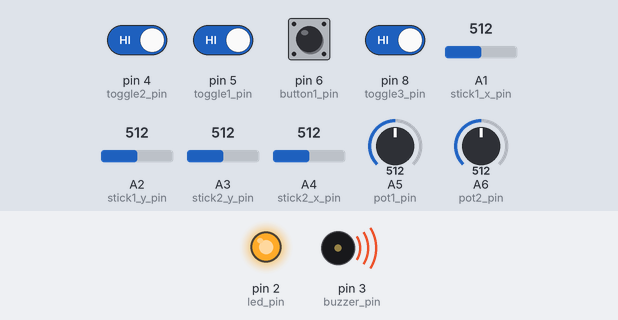
Bench run of a program on a simulated Arduino Nano, built with avr-gcc and run on an emulated ATmega328P. Shown: output pins drawn as LEDs (lit = HIGH), buzzer (waves = sounding). The test bench sets the inputs (shaded band); at power-on: pin 4 (toggle2_pin), pin 5 (toggle1_pin), pin 6 (button1_pin), pin 8 (toggle3_pin) HIGH, A1 (stick1_x_pin) = 512, A2 (stick1_y_pin) = 512, A3 (stick2_y_pin) = 512, A4 (stick2_x_pin) = 512, A5 (pot1_pin) = 512, A6 (pot2_pin) = 512. No radio packets arrive unless stated; what the program prints to the serial monitor is not drawn.

Above: at 0.1 s.
At 0.6 s:
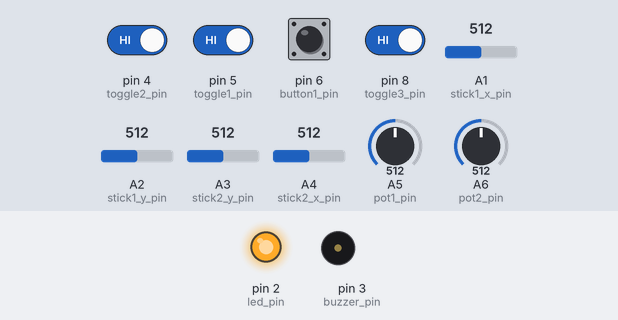
Timing chart, 0 to 2.1 s (numbered marks = the images above):
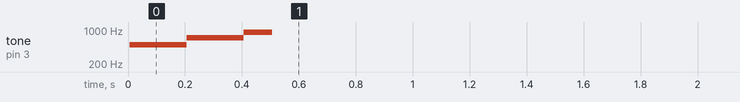

The program:

main.cpp
```cpp
/*
  Arduino based RC Transmitter with nRF24L01 module
  by Aymen Alouache, www.aymenalouache.xyz
  Library: TMRh20/RF24, https://github.com/tmrh20/RF24/
*/

#include <Arduino.h>
#include <SPI.h>
#include <nRF24L01.h>
#include <RF24.h>
#include <printf.h>

#define stick1_x_pin A1
#define stick1_y_pin A2
#define stick2_x_pin A4
#define stick2_y_pin A3
#define pot1_pin A5
#define pot2_pin A6
#define toggle1_pin 5
#define toggle2_pin 4
#define toggle3_pin 8
#define button1_pin 6
#define buzzer_pin 3
#define led_pin 2

RF24 radio(9, 10);               // nRF24L01 (CE, CSN)
const byte address[6] = "node1"; // Address
const uint8_t pipe1 = 0xF0F0F0F0AA;

unsigned long currentTime = 0;
unsigned long pastTime = 0;
int freq = 800;

// Max size of this struct is 32 bytes - NRF24L01 buffer limit
struct Data_Package
{
  byte stick1_x;
  byte stick1_y;
  byte stick2_x;
  byte stick2_y;
  byte pot1;
  byte pot2;
  byte toggle1;
  byte toggle2;
  byte toggle3;
  byte button1;
};
Data_Package data; // Create a variable with the above structure


void ledBlink()
{
  if (data.toggle1 == 1)
  {
    if (currentTime - pastTime > 1000)
    {
      digitalWrite(led_pin, HIGH);
      pastTime = currentTime;
    }
    if (currentTime - pastTime > 50)
    {
      digitalWrite(led_pin, LOW);
    }
  }
}

void buzzWelcome()
{
  digitalWrite(led_pin, HIGH);
  tone(buzzer_pin, 500, 700);
  delay(200);
  tone(buzzer_pin, 700, 300);
  delay(200);
  tone(buzzer_pin, 900, 100);
  delay(500);
  digitalWrite(led_pin, LOW);
}

void buzz()
{
  if (data.toggle1 == 1)
  {
    if (currentTime - pastTime > 1500)
    {
      freq = map(data.pot2, 0, 255, 440, 900);
      tone(buzzer_pin, freq, 100);
      pastTime = currentTime;
    }
  }
}


void setup()
{
  // Activate the Arduino internal pull-up resistors
  pinMode(toggle1_pin, INPUT_PULLUP);
  pinMode(toggle2_pin, INPUT_PULLUP);
  pinMode(toggle3_pin, INPUT_PULLUP);
  pinMode(button1_pin, INPUT_PULLUP);
  pinMode(buzzer_pin, OUTPUT);
  pinMode(led_pin, OUTPUT);
  digitalWrite(led_pin, LOW);

  Serial.begin(115200);
  printf_begin();

  if (!radio.begin())
  { // true if radio successfully initialized, false if faild to commnicate with the radio hardware
    Serial.println(F("radio hardware not responding!"));
    while (1)
    {
    } // hold program in infinite loop to prevent subsequent errors
  }
  else
  {
    Serial.println("Radio hardware working!");
  }

  buzzWelcome();

  // Define the radio communication
  radio.openWritingPipe(pipe1);
  radio.setChannel(124);
  radio.setAutoAck(true);
  radio.setCRCLength(RF24_CRC_8);
  radio.setPALevel(RF24_PA_HIGH);
  radio.setDataRate(RF24_250KBPS);
  radio.printDetails();
  radio.stopListening();
}


void loop()
{
  // Read all analog inputs and map them to one Byte value
  data.stick1_x = map(analogRead(stick1_x_pin), 0, 1023, 0, 255);
  data.stick1_y = map(analogRead(stick1_y_pin), 0, 1023, 0, 255);
  data.stick2_x = map(analogRead(stick2_x_pin), 0, 1023, 0, 255);
  data.stick2_y = map(analogRead(stick2_y_pin), 0, 1023, 0, 255);
  data.pot1 = map(analogRead(pot1_pin), 0, 1023, 0, 255);
  data.pot2 = map(analogRead(pot2_pin), 0, 1023, 0, 255);
  data.toggle1 = !digitalRead(toggle1_pin);
  data.toggle2 = !digitalRead(toggle2_pin);
  data.toggle3 = !digitalRead(toggle3_pin);
  data.button1 = !digitalRead(button1_pin);

  currentTime = millis();
  //   Send the whole data from the structure to the receiver
  if (radio.write(&data, sizeof(Data_Package)))
  {
    digitalWrite(led_pin, HIGH);
  }
  else
  {
    buzz();
    digitalWrite(led_pin, LOW);
  }

  // Serial.println(data.button1);
}
```
